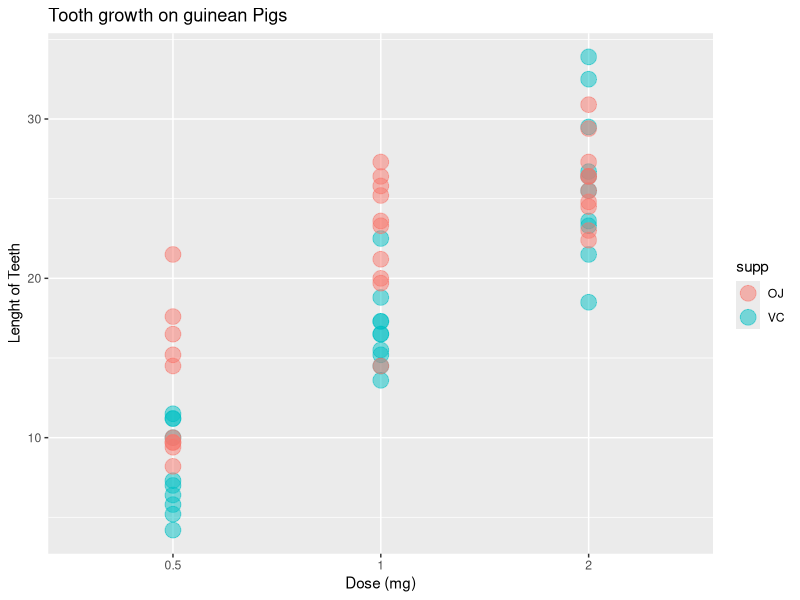

Here is the R script that generated this plot:
## ---- chunk 1
data(ToothGrowth)
ToothGrowth$dose <- as.factor(ToothGrowth$dose)
str(ToothGrowth)
summary(ToothGrowth)
## ---- chunk 2
library(ggplot2)
g <- ggplot(ToothGrowth, aes(x = dose,y = len, color = supp))
g <- g + geom_point(alpha = 0.5, size = 5)
g <- g + ylab("Lenght of Teeth")
g <- g + xlab("Dose (mg)")
g <- g + ggtitle("Tooth growth on guinean Pigs")
print(g)
